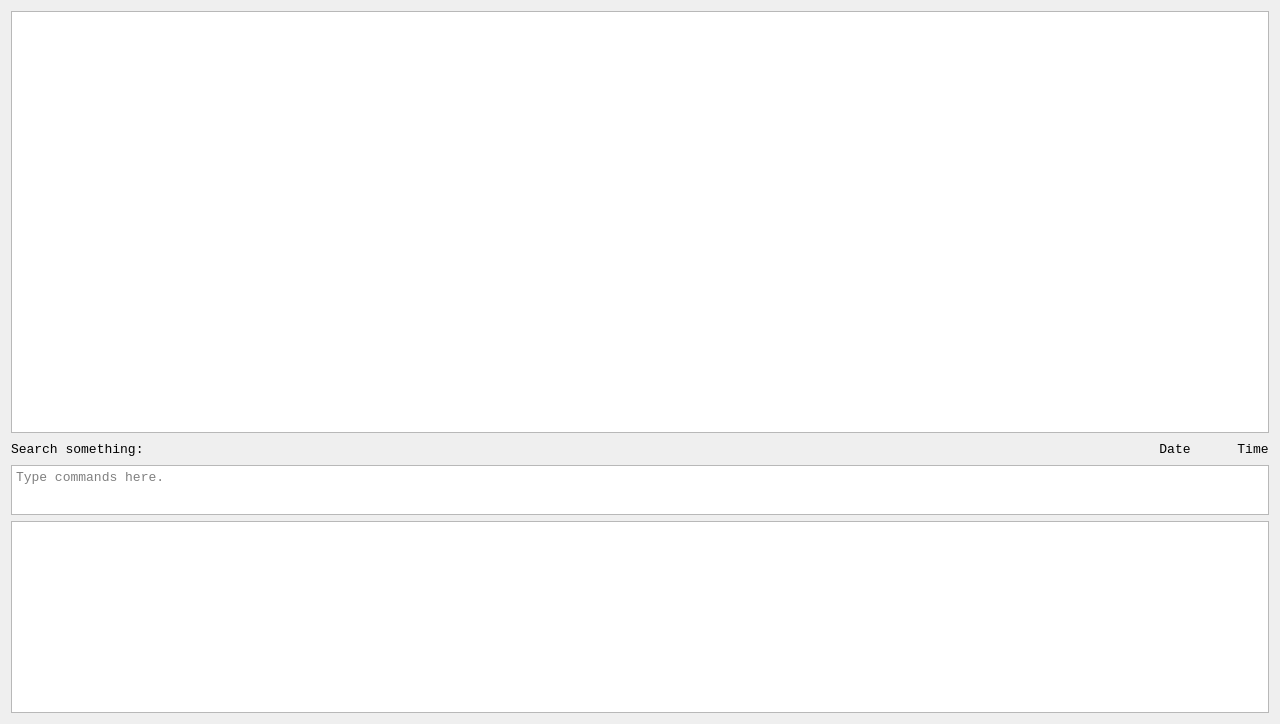
<?xml version="1.0" encoding="UTF-8"?>
<ui version="4.0">
 <class>ConsoleDeskClass</class>
 <widget class="QWidget" name="ConsoleDeskClass">
  <property name="geometry">
   <rect>
    <x>0</x>
    <y>0</y>
    <width>1280</width>
    <height>724</height>
   </rect>
  </property>
  <property name="font">
   <font>
    <family>Consolas</family>
    <pointsize>10</pointsize>
   </font>
  </property>
  <property name="windowTitle">
   <string>ConsoleDesk</string>
  </property>
  <property name="windowIcon">
   <iconset resource="ConsoleDesk.qrc">
    <normaloff>:/ConsoleDesk/res/icon.ico</normaloff>:/ConsoleDesk/res/icon.ico</iconset>
  </property>
  <layout class="QVBoxLayout" name="verticalLayout">
   <item>
    <widget class="QListWidget" name="listWidgetLog">
     <property name="focusPolicy">
      <enum>Qt::NoFocus</enum>
     </property>
     <property name="acceptDrops">
      <bool>true</bool>
     </property>
     <property name="currentRow">
      <number>-1</number>
     </property>
    </widget>
   </item>
   <item>
    <layout class="QHBoxLayout" name="horizontalLayout">
     <item>
      <widget class="QLabel" name="labelSign">
       <property name="sizePolicy">
        <sizepolicy hsizetype="Expanding" vsizetype="Preferred">
         <horstretch>0</horstretch>
         <verstretch>0</verstretch>
        </sizepolicy>
       </property>
       <property name="text">
        <string>Search something:</string>
       </property>
      </widget>
     </item>
     <item>
      <spacer name="horizontalSpacer_2">
       <property name="orientation">
        <enum>Qt::Horizontal</enum>
       </property>
       <property name="sizeType">
        <enum>QSizePolicy::Preferred</enum>
       </property>
       <property name="sizeHint" stdset="0">
        <size>
         <width>40</width>
         <height>20</height>
        </size>
       </property>
      </spacer>
     </item>
     <item>
      <widget class="QLabel" name="labelDate">
       <property name="text">
        <string>Date</string>
       </property>
       <property name="alignment">
        <set>Qt::AlignCenter</set>
       </property>
      </widget>
     </item>
     <item>
      <spacer name="horizontalSpacer">
       <property name="orientation">
        <enum>Qt::Horizontal</enum>
       </property>
       <property name="sizeType">
        <enum>QSizePolicy::Preferred</enum>
       </property>
       <property name="sizeHint" stdset="0">
        <size>
         <width>40</width>
         <height>20</height>
        </size>
       </property>
      </spacer>
     </item>
     <item>
      <widget class="QLabel" name="labelTime">
       <property name="text">
        <string>Time</string>
       </property>
       <property name="alignment">
        <set>Qt::AlignCenter</set>
       </property>
      </widget>
     </item>
    </layout>
   </item>
   <item>
    <widget class="QTextEdit" name="textEditInput">
     <property name="sizePolicy">
      <sizepolicy hsizetype="Expanding" vsizetype="Maximum">
       <horstretch>0</horstretch>
       <verstretch>0</verstretch>
      </sizepolicy>
     </property>
     <property name="minimumSize">
      <size>
       <width>0</width>
       <height>0</height>
      </size>
     </property>
     <property name="maximumSize">
      <size>
       <width>16777215</width>
       <height>50</height>
      </size>
     </property>
     <property name="placeholderText">
      <string>Type commands here.</string>
     </property>
    </widget>
   </item>
   <item>
    <widget class="QListWidget" name="listWidgetHint">
     <property name="sizePolicy">
      <sizepolicy hsizetype="Expanding" vsizetype="Preferred">
       <horstretch>0</horstretch>
       <verstretch>0</verstretch>
      </sizepolicy>
     </property>
     <property name="focusPolicy">
      <enum>Qt::NoFocus</enum>
     </property>
     <property name="acceptDrops">
      <bool>true</bool>
     </property>
    </widget>
   </item>
  </layout>
 </widget>
 <layoutdefault spacing="6" margin="11"/>
 <resources>
  <include location="ConsoleDesk.qrc"/>
 </resources>
 <connections/>
</ui>
